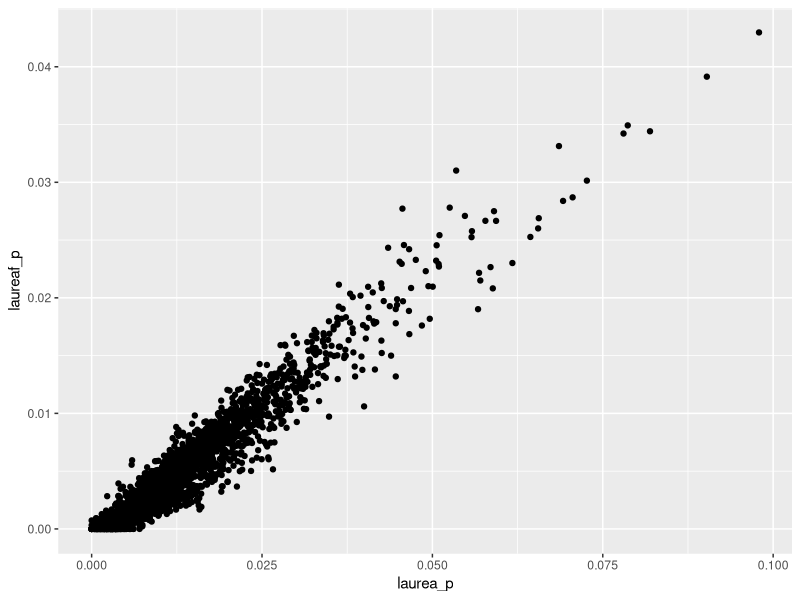
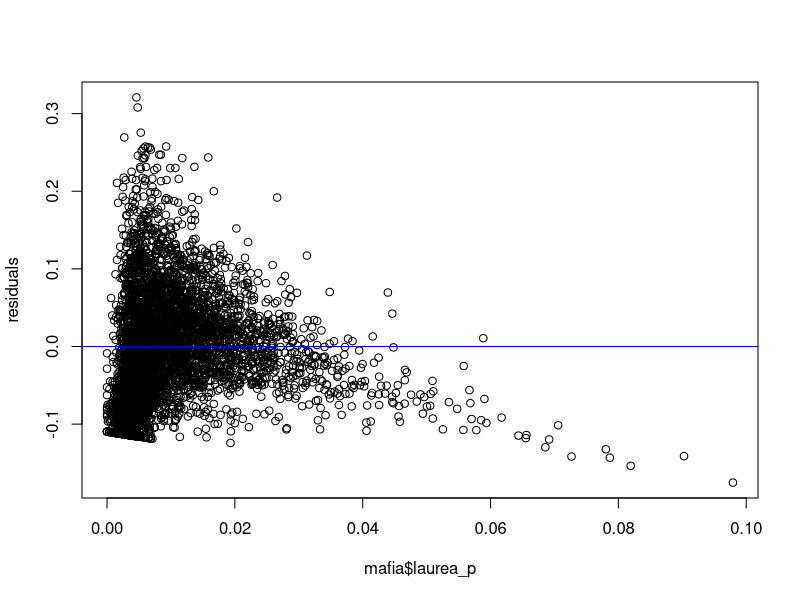
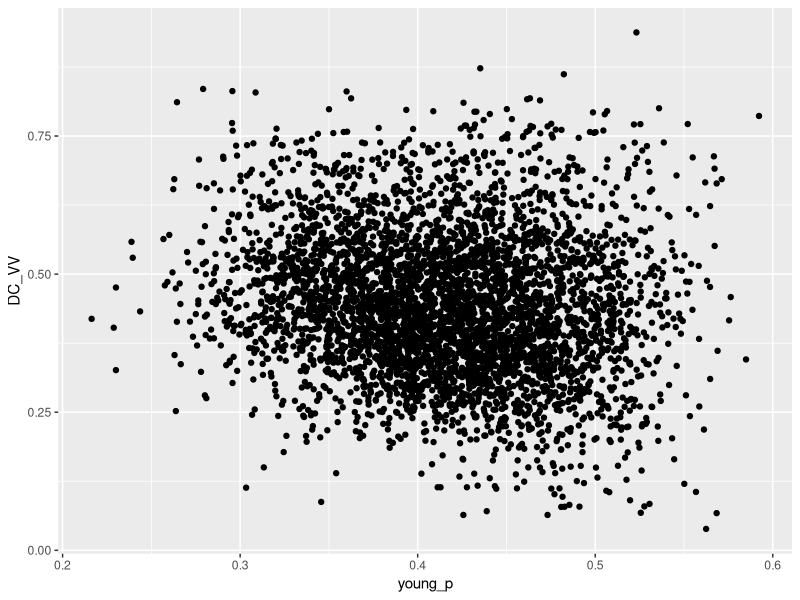
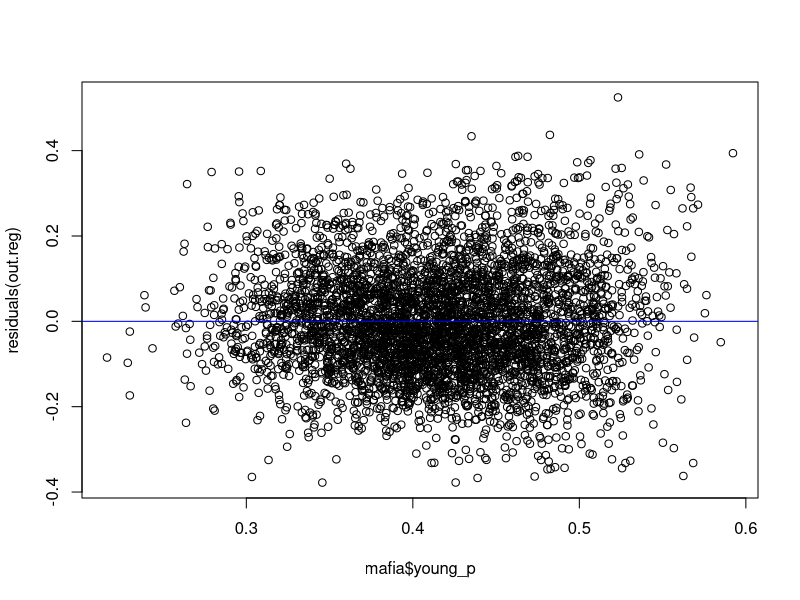
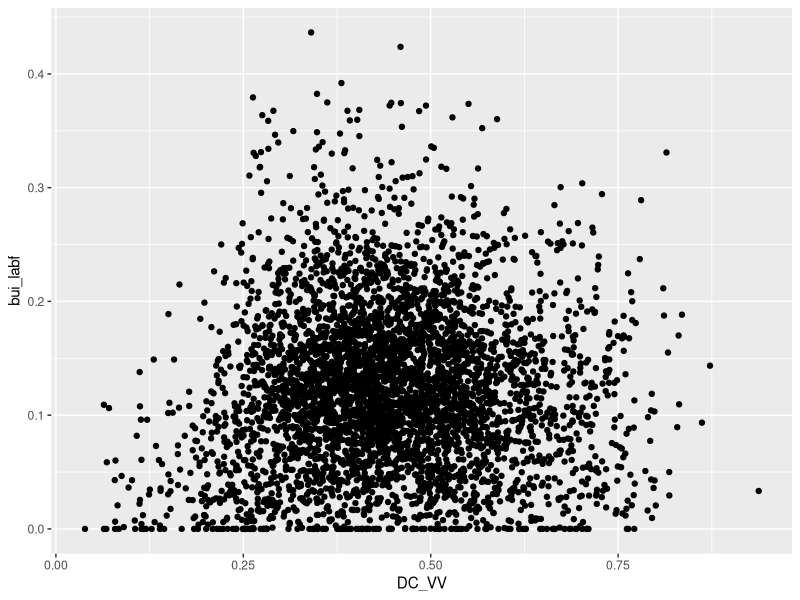
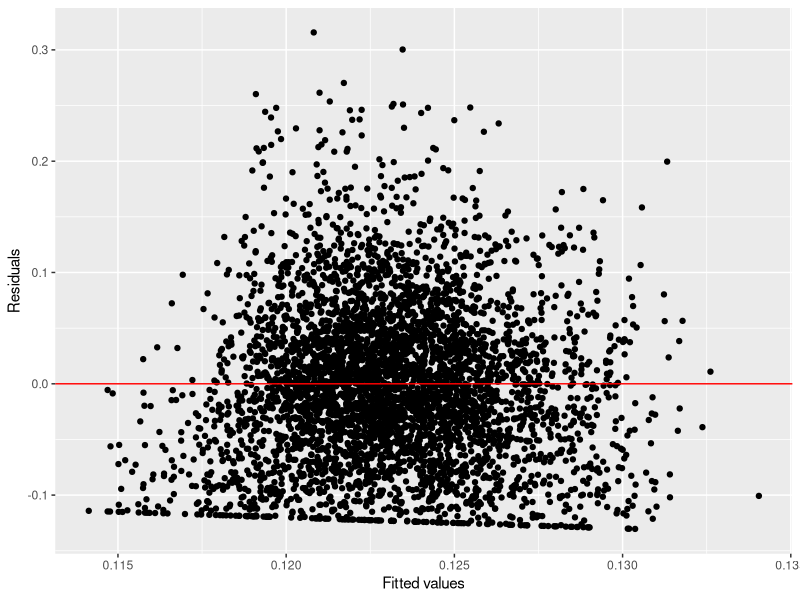

Write the R code that produced these figures, in order.
## ---- chunk 1
library(tidyverse)
mafia <- read_csv('data/mafia.csv')
## ---- chunk 2
mafia %>%
  summarize_at(vars('Mafia1987', 'bui_labf', 'laurea_p'), funs(mean)) %>%
  gather(variable, value)
## ---- chunk 3
mafia %>%
  ggplot(aes(x = laurea_p, y = laureaf_p)) +
  geom_point()

cor(mafia$laurea_p, mafia$laureaf_p)
## ---- chunk 4
reg.prelim <- lm(data = mafia, bui_labf ~ laurea_p)
summary(reg.prelim)
## ---- chunk 5
reg.prelim
str(reg.prelim)
## ---- chunk 6
residuals <- reg.prelim$residuals  # or residuals <- resid(reg.prelim)
summary(residuals)
## ---- chunk 7
summary(residuals)
sd(residuals)

plot(mafia$laurea_p, residuals)
abline(h=0, col = "blue")

## ---- chunk 8
mafia %>%
  select(laurea_p, laureaf_p, h_wo_water_wc_p, illiterate_p, young_p) %>%
  cor()
## ---- chunk 9
mafia %>%
  ggplot(aes(x = young_p, y = DC_VV)) +
  geom_point()
## ---- chunk 10
out.reg <- lm(DC_VV~young_p, data = mafia)
summary(out.reg)


## ---- chunk 11
plot(mafia$young_p, residuals(out.reg))
abline(h = 0, col = "blue")
## ---- chunk 12
summary(out.reg)
## ---- chunk 13
predict(out.reg, newdata = tibble(young_p = 0.5))

# another way: intercept = coef(out.reg)[1]; beta1 = coef(out.reg)[2]; level = 0.5
# prediction = intercept + beta1*level
## ---- chunk 14
mafia %>%
  ggplot(aes(y = bui_labf, x = DC_VV)) + 
  geom_point()
cor(mafia$bui_labf, mafia$DC_VV)

## ---- chunk 15
const.reg <- lm(data = mafia, bui_labf ~ DC_VV)
summary(const.reg)

## ---- chunk 16
newdat <- tibble(residuals = const.reg$residuals, 
                 fitted.values = const.reg$fitted.values)

newdat %>%
  ggplot(aes(x = fitted.values, y = residuals)) + 
  geom_point() +
  geom_hline(yintercept = 0, color = 'red') +
  labs(x = "Fitted values", y = "Residuals", main = "Fitted vs. Residuals")
